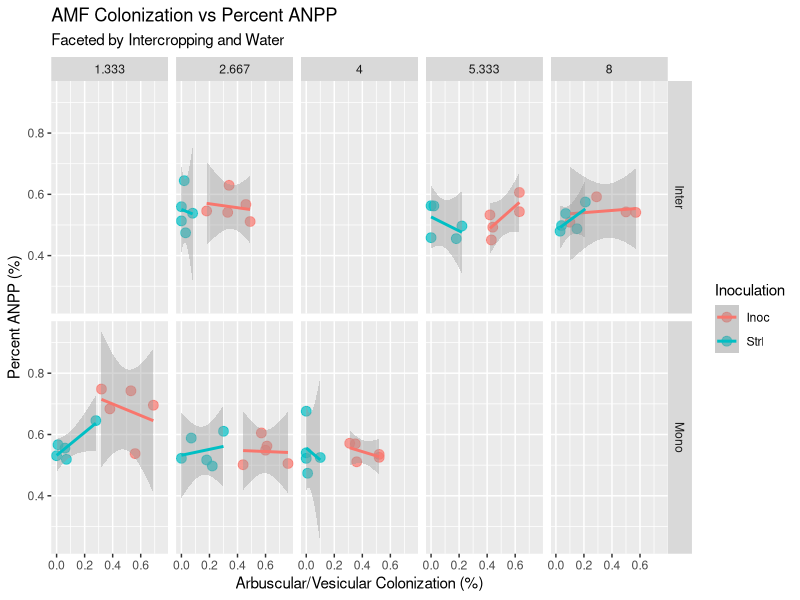

R code for this plot:
## ---- chunk 1
knitr::opts_chunk$set(echo = TRUE)
## ---- chunk 2

library(tidyverse)
library(broom)
library(knitr)
library(dplyr)
## ---- chunk 3
# Combined data
combined <- read.csv("NPP_AMF_combined.csv")

combined <- combined %>%
  mutate(
    Inoculation = factor(Inoculation),
    Polyculture = factor(Polyculture),
    Group = interaction(Inoculation, Polyculture, sep = "_")
  )

## ---- chunk 4
# AMF

combined <- combined %>%
  mutate(
    Polyculture = factor(Polyculture),
    Inoculation = factor(Inoculation)
  )

ggplot(combined,
       aes(x = arb_vesc_colonization,
           y = percent_ANPP,
           color = Inoculation)) +
  geom_point(size = 3, alpha = 0.7) +
  geom_smooth(method = "lm", se = TRUE) +
  facet_grid(Polyculture ~ Water_gal_per_plant_wk) +
  labs(
    title = "AMF Colonization vs Percent ANPP",
    subtitle = "Faceted by Intercropping and Water",
    x = "Arbuscular/Vesicular Colonization (%)",
    y = "Percent ANPP (%)",
    color = "Inoculation"
  )
